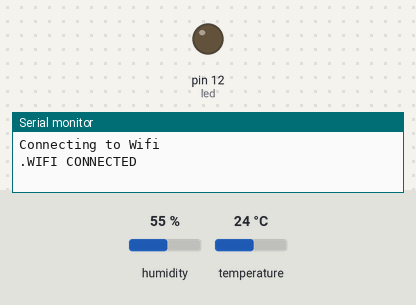
The sketch below on a simulated Arduino Uno, built with avr-gcc and run on an emulated ATmega328P. On the bench: output pins drawn as LEDs (lit = HIGH), the last lines printed to the serial monitor. The test bench sets the inputs (shaded band); at power-on: temperature 24 °C, humidity 55 %. The modem accepts every AT command (registered, SIM ready, sends succeed) and sends nothing else.

Above: at 3.2 s.
3.3 s: temperature set to 28 °C
At 18.0 s:
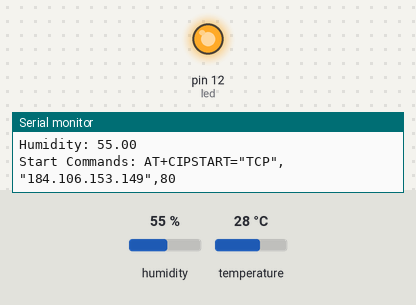
Timing chart, 0 to 19.5 s (numbered marks = the images above; inputs shaded):
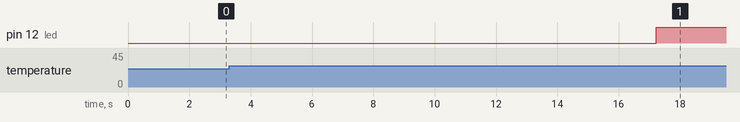

The sketch:

DHT11_WIth_ESP01_Test.ino
```cpp
//Declare vairable of type String named myAPIkey (Write API key from ThingSpeak Channel)
String myAPIkey = "PWZRGE2EN0AYZEK1";

// Including Libraries
#include "ThingSpeak.h"                                                       //ThingSpeak Library
#include <SoftwareSerial.h>                                                   //SoftwareSerial Library used to set Arduino GPIO to UART comunication pin
#include <DHT.h>;                                                            //Temperature and Humidity Sensor DHT11 Library


SoftwareSerial ESP8266(2, 3);                                                //Setting pin 2 to RX and pin 3 to TX

#define DHTTYPE DHT11                                                       //Defining Constant to refer to DHT sensor Model
#define DHTPIN  A0                                                          //Defining the Arduino pin to be used with the Data pin of the DHT sensor

DHT dht(DHTPIN, DHTTYPE,11);       // Initializing DHT function with previously set data
float humidity, temp_f;            // Declare two float variables, named humidity and temp_f, respectively. float is a data type that is used to represent numbers with decimal points.
long writingTimer = 17;            //Declaring Constant of Long type to store time entity in milliseonds initialized at 17
long startTime = 0;                //Same
long waitTime = 0;                 //Same
int led = 12;                      //Declaring Pin used for the LED replacing the Valve command output

boolean relay1_st = false;
boolean relay2_st = false;
unsigned char check_connection=0;
unsigned char times_check=0;
boolean error;                    //ALL of the above serve as variables declared to be used in the communication process below

void setup()
{
  pinMode(led, OUTPUT);           //Setting the Led pin to output
  Serial.begin(9600);
  ESP8266.begin(9600);
   dht.begin();                   //all the above Initializing Functions
  startTime = millis();           //Storing runtime
  ESP8266.println("AT+RST");      //Reseting the ESP8266
  delay(2000);
  Serial.println("Connecting to Wifi");
   while(check_connection==0)
  {
    Serial.print(".");
   ESP8266.print("AT+CWJAP=\"Kalera Munich\",\"W3R3TH3#ONE\"\r\n");      //Sending WiFi data with an AT Command to ESP8266

  ESP8266.setTimeout(5000);
 if(ESP8266.find("WIFI CONNECTED\r\n")==1)
 {
 Serial.println("WIFI CONNECTED");
 break;
 }
 times_check++;                                                          //Incrementing numbers of tries
 if(times_check>3)
 {
  times_check=0;
   Serial.println("Trying to Reconnect..");
  }
  }
}

void loop()
{
  waitTime = millis()-startTime;
  if (waitTime > (writingTimer*1000))
  {
    readSensors();                                                   //Function defined below
    writeThingSpeak();                                               //Function defined below
    startTime = millis();
  }
}


void readSensors(void)
{
  temp_f = dht.readTemperature();
  humidity = dht.readHumidity();

  //Added testing for the output
  Serial.print("Temperature: ");
  Serial.println(temp_f);
  delay(100);
  Serial.print("Humidity: ");
  Serial.println(humidity);
  delay(100);                                                         //All the above: Printing the Values in the Serial Monitor

//if the value is greater than 30, turn the LED on:
  if (temp_f > 26) {
    digitalWrite(led, HIGH);
  }
  else {
    // if the value is not greater than 30, turn the LED off:
    digitalWrite(led, LOW);
  }

  // wait a bit before checking the value again:
  delay(100);                                                         // Activating the Led if Temperature above 26 Deg

}


void writeThingSpeak(void)
{
  startThingSpeakCmd();
  // preparacao da string GET
  String getStr = "GET /update?api_key=";
  getStr += myAPIkey;
  getStr +="&field1=";
  getStr += String(temp_f);
  getStr +="&field2=";
  getStr += String(humidity);
  getStr += "\r\n\r\n";
  GetThingspeakcmd(getStr);                                       //Sending the Values to ThingSpeak
}

void startThingSpeakCmd(void)
{
  ESP8266.flush();
  String cmd = "AT+CIPSTART=\"TCP\",\"";
  cmd += "184.106.153.149"; // api.thingspeak.com IP address
  cmd += "\",80";
  ESP8266.println(cmd);
  Serial.print("Start Commands: ");
  Serial.println(cmd);

  if(ESP8266.find("Error"))
  {
    Serial.println("AT+CIPSTART error");
    return;
  }
}

String GetThingspeakcmd(String getStr)
{
  String cmd = "AT+CIPSEND=";
  cmd += String(getStr.length());
  ESP8266.println(cmd);
  Serial.println(cmd);

  if(ESP8266.find(">"))
  {
    ESP8266.print(getStr);
    Serial.println(getStr);
    delay(500);
    String messageBody = "";
    while (ESP8266.available())
    {
      String line = ESP8266.readStringUntil('\n');
      if (line.length() == 1)
      {
        messageBody = ESP8266.readStringUntil('\n');
      }
    }
    Serial.print("MessageBody received: ");
    Serial.println(messageBody);
    return messageBody;
  }
  else
  {
    ESP8266.println("AT+CIPCLOSE");
    Serial.println("AT+CIPCLOSE");
  }


}
```

Measured:
- the behaviour switches between 26 and 27 °C on temperature (found by bisection; images 0 and 1)
- after the input at 3.3 s, pin 12 (led): LOW → HIGH after 13.9 s
